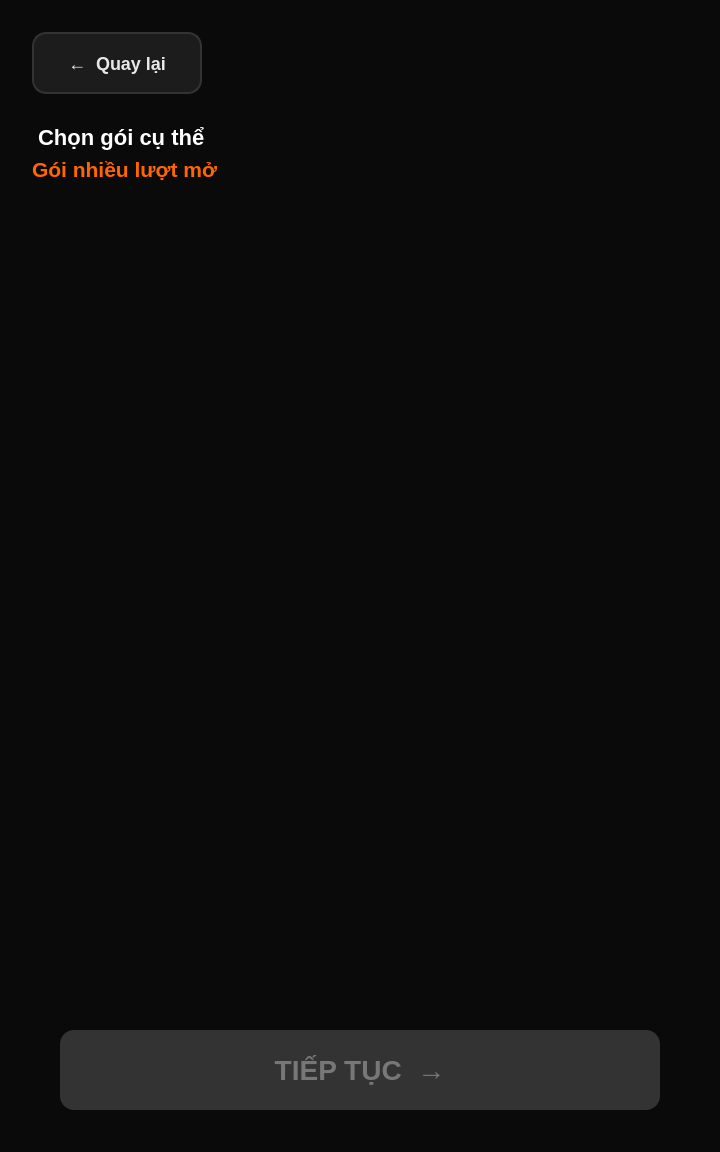
<?xml version="1.0" encoding="UTF-8"?>
<ui version="4.0">
 <class>mainContent</class>
 <widget class="QWidget" name="mainContent">
  <property name="geometry">
   <rect>
    <x>0</x>
    <y>0</y>
    <width>720</width>
    <height>1152</height>
   </rect>
  </property>
  <property name="windowTitle">
   <string>Form</string>
  </property>
  <property name="styleSheet">
   <string notr="true">#mainContent {
    background-color: #0A0A0A;
}</string>
  </property>
  <widget class="QPushButton" name="btnBack">
   <property name="geometry">
    <rect>
     <x>32</x>
     <y>32</y>
     <width>170</width>
      <height>62</height>
    </rect>
   </property>
   <property name="cursor">
    <cursorShape>PointingHandCursor</cursorShape>
   </property>
   <property name="styleSheet">
    <string notr="true">#btnBack {
    background-color: #1C1C1C;
    border: 2px solid #333333;
    border-radius: 14px;
    color: #E8E8E8;
    font-size: 18px;
    font-weight: bold;
    padding-left: 14px;
    padding-right: 14px;
}
#btnBack:pressed {
    background-color: #2A2A2A;
    border-color: #FF6600;
}</string>
   </property>
   <property name="text">
    <string>←  Quay lại</string>
   </property>
  </widget>
  <widget class="QLabel" name="lblTitle">
   <property name="geometry">
    <rect>
     <x>32</x>
     <y>118</y>
     <width>656</width>
     <height>38</height>
    </rect>
   </property>
   <property name="styleSheet">
    <string notr="true">QLabel#lblTitle {
    color: #FFFFFF;
    font-size: 22px;
    font-weight: bold;
    background-color: transparent;
}</string>
   </property>
   <property name="text">
    <string> Chọn gói cụ thể</string>
   </property>
  </widget>
  <widget class="QLabel" name="lblSelectedGroup">
   <property name="geometry">
    <rect>
     <x>32</x>
     <y>155</y>
     <width>656</width>
     <height>28</height>
    </rect>
   </property>
   <property name="styleSheet">
    <string notr="true">QLabel#lblSelectedGroup {
    color: #FF6600;
    font-size: 21px;
    font-weight: 700;
    background-color: transparent;
}</string>
   </property>
   <property name="text">
    <string>Gói nhiều lượt mở</string>
   </property>
  </widget>
  <widget class="QScrollArea" name="scrollArea">
   <property name="geometry">
    <rect>
     <x>32</x>
     <y>200</y>
     <width>656</width>
     <height>790</height>
    </rect>
   </property>
   <property name="widgetResizable">
    <bool>true</bool>
   </property>
   <property name="horizontalScrollBarPolicy">
    <enum>Qt::ScrollBarPolicy::ScrollBarAlwaysOff</enum>
   </property>
   <property name="styleSheet">
    <string notr="true">QScrollArea {
    background-color: transparent;
    border: none;
}</string>
   </property>
   <widget class="QWidget" name="planOptionsContainer">
    <property name="styleSheet">
     <string notr="true">#planOptionsContainer {
    background-color: transparent;
}</string>
    </property>
    <layout class="QVBoxLayout" name="planOptionsLayout">
     <property name="spacing">20</property>
     <property name="leftMargin">0</property>
     <property name="topMargin">0</property>
     <property name="rightMargin">0</property>
     <property name="bottomMargin">0</property>
     <property name="alignment">
      <set>Qt::AlignmentFlag::AlignTop</set>
     </property>
    </layout>
   </widget>
  </widget>
  <widget class="QPushButton" name="btnContinue">
   <property name="enabled">
    <bool>false</bool>
   </property>
   <property name="geometry">
    <rect>
     <x>60</x>
     <y>1030</y>
     <width>600</width>
     <height>80</height>
    </rect>
   </property>
   <property name="styleSheet">
    <string notr="true">QPushButton#btnContinue {
    background-color: #FF6600;
    border: none;
    border-radius: 14px;
    color: #1A1A1A;
    font-size: 28px;
    font-weight: bold;
}
QPushButton#btnContinue:disabled {
    background-color: #333333;
    color: #777777;
}
QPushButton#btnContinue:pressed {
    background-color: #E65C00;
}</string>
   </property>
   <property name="text">
    <string>TIẾP TỤC  →</string>
   </property>
  </widget>
 </widget>
 <resources/>
 <connections/>
</ui>
